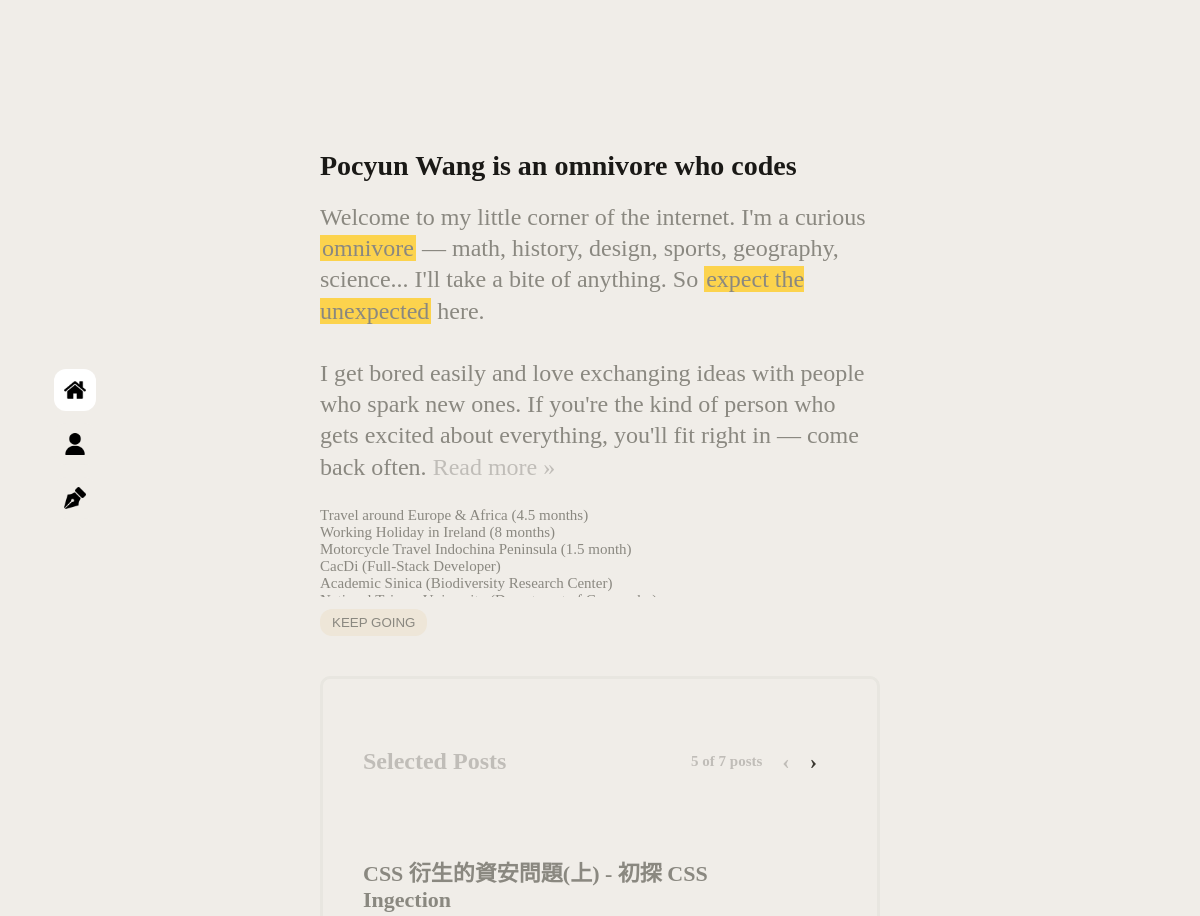
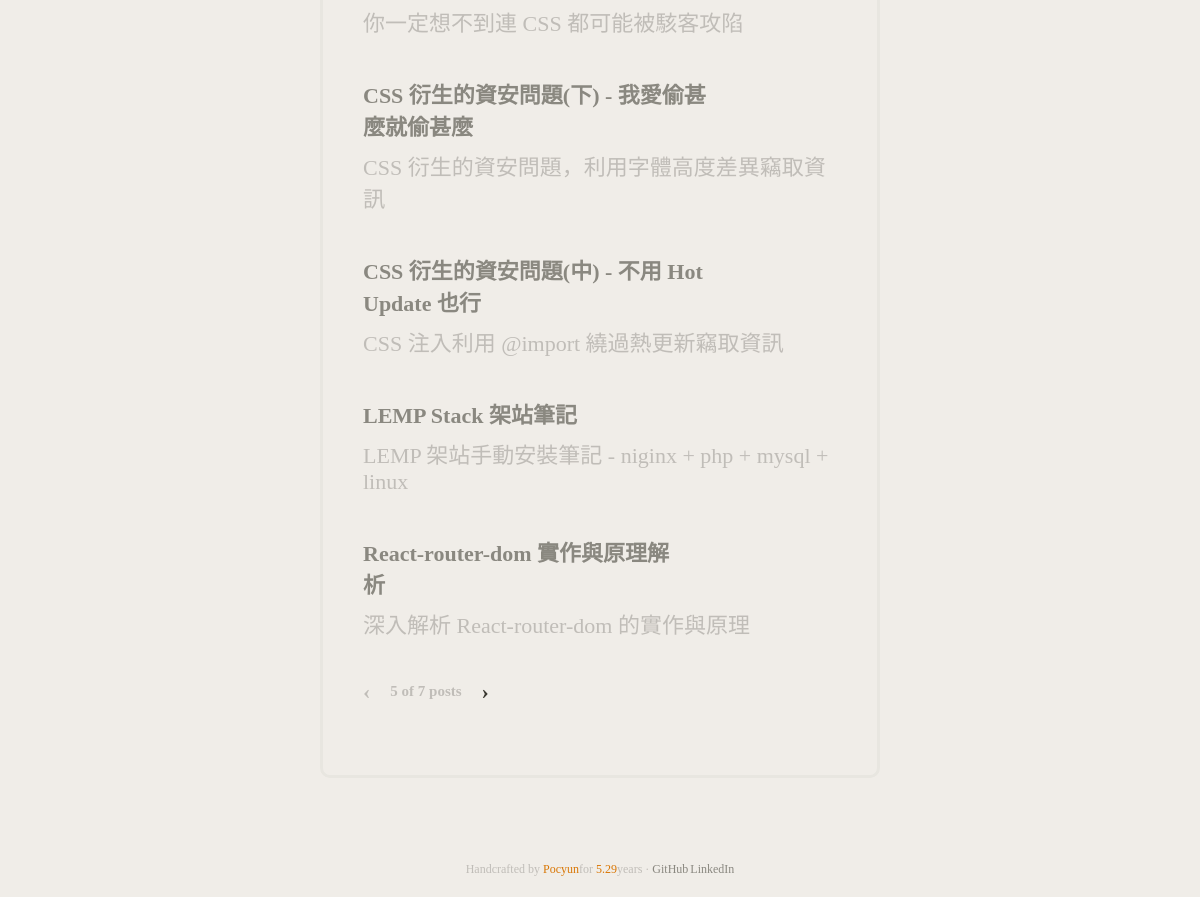
The page / on the database its author committed (2 pictures, top to bottom).
### tables this page shows
CREATE TABLE `posts` (
  `id` int(11) NOT NULL AUTO_INCREMENT,
  `title` varchar(255) DEFAULT NULL,
  `subTitle` varchar(255) DEFAULT NULL,
  `content` text DEFAULT NULL COMMENT 'Content of the post',
  `user_id` int(11) NOT NULL,
  `category_id` int(11) DEFAULT NULL,
  `status` enum('draft','published') NOT NULL DEFAULT 'draft',
  `cover_image` varchar(255) DEFAULT NULL,
  `selected` tinyint(1) NOT NULL DEFAULT 0,
  `updated_at` datetime DEFAULT current_timestamp() ON UPDATE current_timestamp(),
  `created_at` datetime DEFAULT current_timestamp(),
  PRIMARY KEY (`id`),
  KEY `posts_index_0` (`category_id`),
  KEY `posts_index_1` (`status`),
  KEY `posts_index_2` (`created_at`),
  KEY `posts_index_3` (`user_id`),
  CONSTRAINT `posts_categories` FOREIGN KEY (`category_id`) REFERENCES `categories` (`id`) ON DELETE SET NULL,
  CONSTRAINT `posts_users` FOREIGN KEY (`user_id`) REFERENCES `users` (`id`)
);

### utils.php (called while the page is built, shortened)
<?php
    function executeQuery($conn, $sql, $types, ...$params) {
        $stmt = $conn->prepare($sql);
        $stmt->bind_param($types, ...$params);
        if (!$stmt->execute()) return null;
        return $stmt->get_result();
    }
    function getValue($arr, $key) {
        return trim($arr[$key] ?? '');
    }
    function escape($str) {
        return htmlspecialchars($str, ENT_QUOTES);
    }
?>

### index.php (the view, shortened to what this page needs)
<?php
	require_once('conn.php');
	require_once('utils.php');
  $sql = "SELECT Count(id) as postsCount FROM `posts` WHERE selected = 1";
  $result = $conn->query($sql);
  if (!$result) {
    $postsCount = 0;
  } else {
    $postsCount = $result->fetch_assoc()['postsCount'];
  }
  if ($postsCount != 0) {
    $page = getValue($_GET, 'page');
    if ($page === '') {
      $page = 1;
    } else {
      $page = (int)$page;
      $page = max(1, $page);
    }
    $perPage = 5;
    $totalPages = ceil($postsCount / $perPage);
    $page = min($totalPages, $page);
    $offset = ($page - 1) * $perPage;
    $sql = "SELECT id, title, subTitle, created_at FROM `posts` WHERE selected = 1 ORDER BY created_at ASC LIMIT ? OFFSET ?";
    $result = executeQuery($conn, $sql, 'ii', $perPage, $offset);
    $prevDisabled = $page == 1 ? 'disabled' : '';
    $nextDisabled = $page == $totalPages ? 'disabled' : '';
  }
?>
<!DOCTYPE html>
<html lang="en">
  <?php
    require_once('template/head.php');
  ?>
  <body>
    <div class="content-wrapper">
        <?php
          require_once('template/nav.php');
        ?>
        <div class="intro">
          <div class="intro__title">Pocyun Wang is an omnivore who codes</div>
          <div class="intro__content">Welcome to my little corner of the internet. I'm a curious <span class="strong">omnivore</span> — math, history, design, sports, geography, science... I'll take a bite of anything. So <span class="strong">expect the unexpected</span> here.
I get bored easily and love exchanging ideas with people who spark new ones. If you're the kind of person who gets excited about everything, you'll fit right in — come back often. <a href="about.php">Read more »</a></div>
        </div>
        <div class="profiles">
          <div class="profiles-wrapper">
            <div class="profile">Travel around Europe & Africa (4.5 months)</div>
            <div class="profile">Working Holiday in Ireland (8 months)</div>
            <div class="profile">Motorcycle Travel Indochina Peninsula (1.5 month)</div>
            <div class="profile">CacDi (Full-Stack Developer)</div>
            <div class="profile">Academic Sinica (Biodiversity Research Center)</div>
            <div class="profile last">National Taiwan University (Department of Geography)</div>
          </div>
          <button>KEEP GOING</button>
        </div>
        <div class="posts">
          <?php if ($postsCount != 0): ?>
            <div class="posts__overview">
              <div class="posts__title">Selected Posts</div>
              <div class="posts__count">
                <?= min($offset + $perPage, $postsCount) ?> of <?= $postsCount ?> posts
                <a class="btn btn-prev <?= $prevDisabled ?>" href="?page=<?= $page - 1 ?>">&#8249;</a>
                <a class="btn btn-next <?= $nextDisabled ?>" href="?page=<?= $page + 1 ?>">&#8250;</a>
              </div>
            </div>
            <div class="posts__container">
              <?php while($row = $result->fetch_assoc()): ?>
                <a class="post" href="post.php?id=<?= $row['id'] ?>">
                  <div class="post__title">
                    <?= escape($row['title']) ?>
                  </div>
                  <div class="post__subTitle"><?= escape($row['subTitle']) ?></div>
                </a>
              <?php endwhile; ?>
            </div>
          <div class="posts__count">
            <a class="btn btn-prev <?= $prevDisabled ?>" href="?page=<?= $page - 1 ?>">&#8249;</a>
            <?= min($offset + $perPage, $postsCount) ?> of <?= $postsCount ?> posts
            <a class="btn btn-next <?= $nextDisabled ?>" href="?page=<?= $page + 1 ?>">&#8250;</a>
          </div>
          <?php endif; ?>
        </div>
    </div>
    <?php require_once('template/footer.php'); ?>
  </body>
</html>

### rows shown on the page
posts: title "CSS 衍生的資安問題(上) - 初探 CSS Ingection", subTitle "你一定想不到連 CSS 都可能被駭客攻陷"
posts: title "CSS 衍生的資安問題(下) - 我愛偷甚麼就偷甚麼", subTitle "CSS 衍生的資安問題，利用字體高度差異竊取資訊"
posts: title "CSS 衍生的資安問題(中) - 不用 Hot Update 也行", subTitle "CSS 注入利用 @import 繞過熱更新竊取資訊"
posts: title "LEMP Stack 架站筆記", subTitle "LEMP 架站手動安裝筆記 - niginx + php + mysql + linux"
posts: title "React-router-dom 實作與原理解析", subTitle "深入解析 React-router-dom 的實作與原理"

### other values the page prints
min($offset + $perPage, $postsCount) "5"
$postsCount "7"
